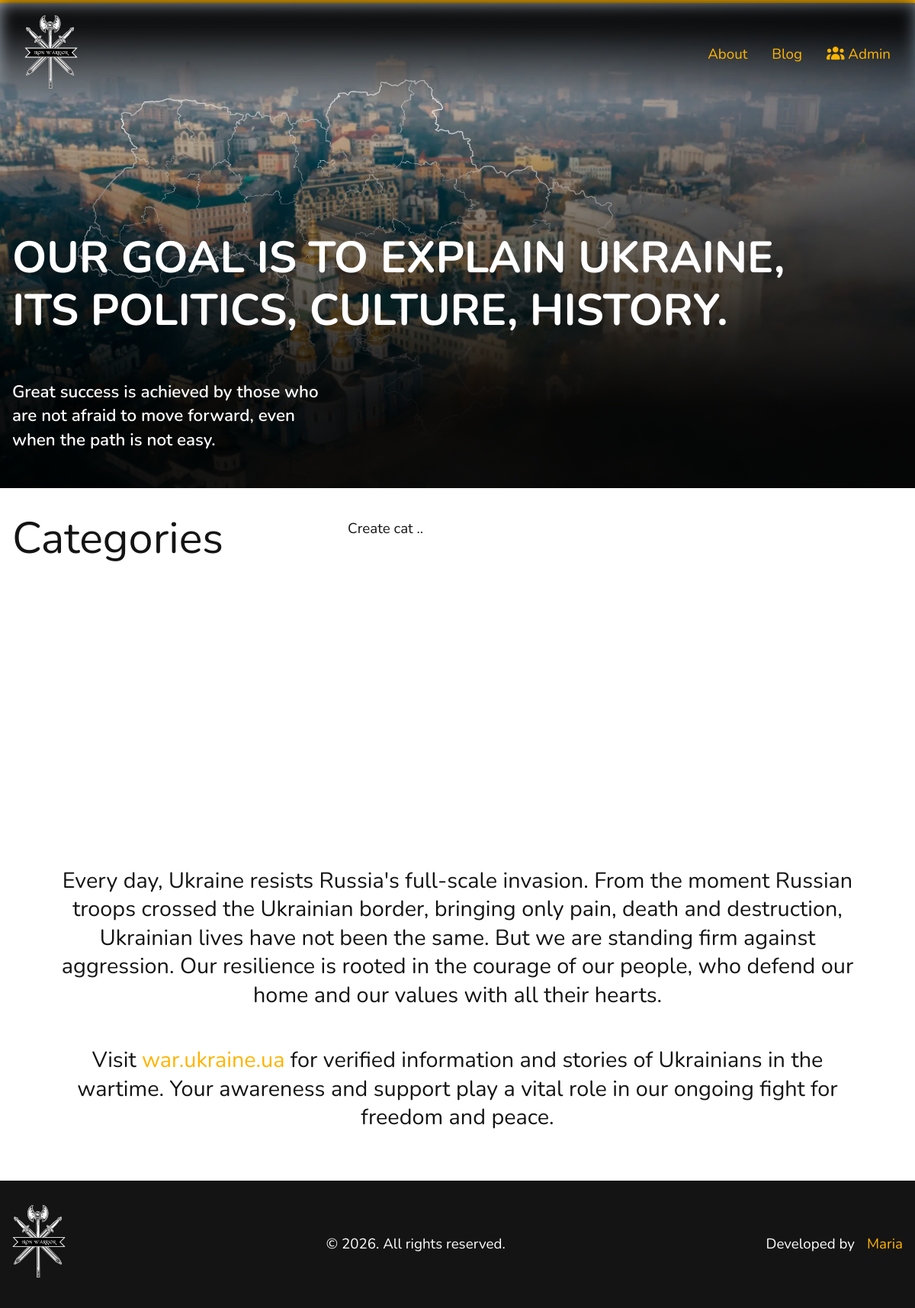
Before: / with the older database file.
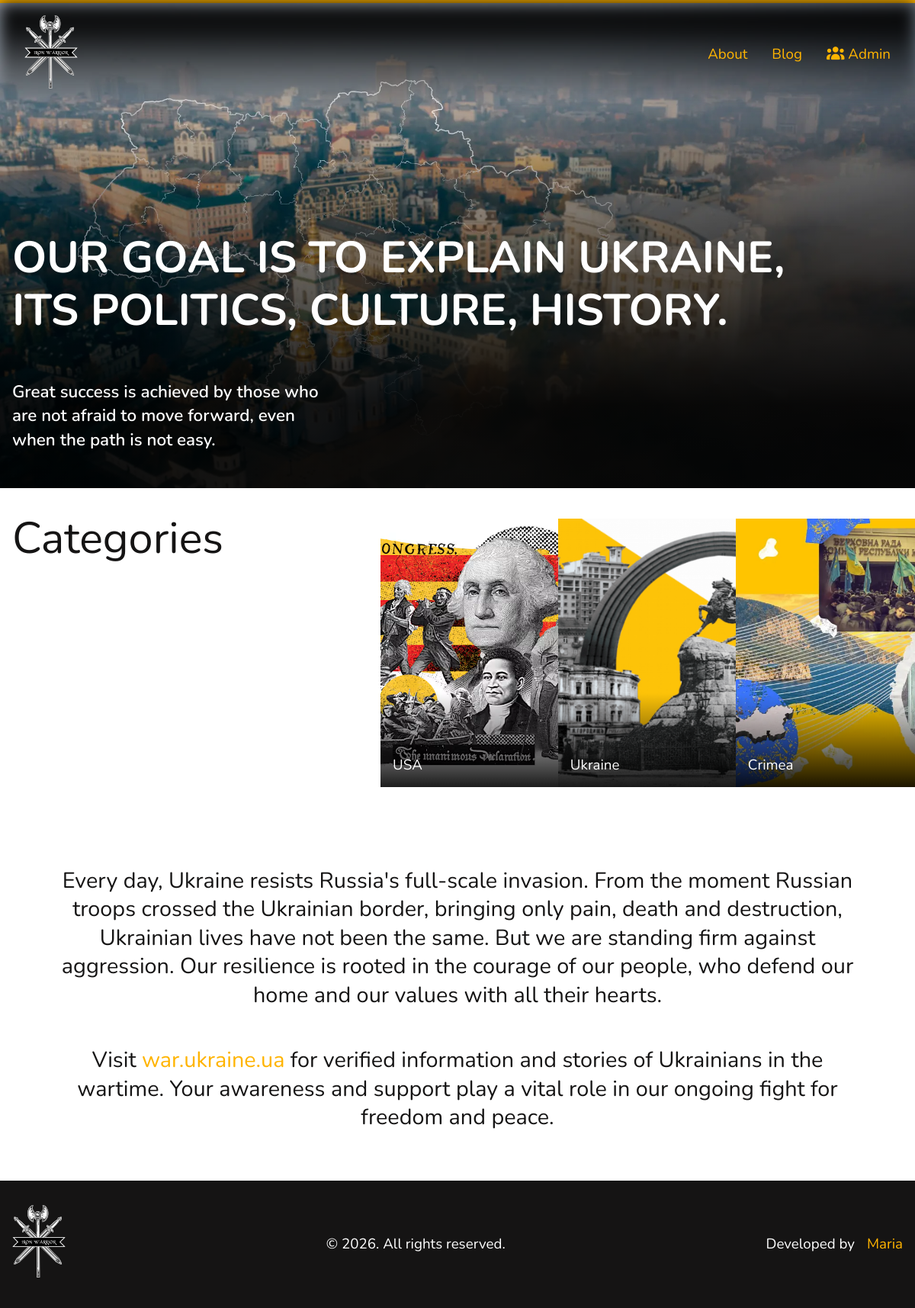
After: the same page with the newer database file.
### blog/models.py (models this page shows, shortened)
class Category(models.Model):
  title = models.CharField('Title', max_length=80)
  image = models.ImageField('Image', upload_to='images/categories', blank=True, null=True)
  description = models.TextField('Description', blank=True)
  class Meta:
    verbose_name = "Category"
    verbose_name_plural = "Categories"

### main/views.py (the view)
# urls.py: path('', views.index, name='home'),
def index(request):
  categories = Category.objects.all()
  return render(request, 'main/index.html', {'categories': categories})

### main/templates/main/index.html (shortened to what this page needs)
{% extends 'main/layout.html' %}
{% block content %}
<div class="hero dark-bg">
  <div class="container">
    <div class="hero__inner">
      <h2 class="hero-title h1">Our goal is to explain Ukraine, its politics, culture, history.</h2>
      <p class="hero-subtitle h5">Great success is achieved by those who are not afraid to move forward, even when the path is not easy.</p>
    </div>
  </div>
</div>
<div class="home-articles__slider">
  <div class="container">
    <div class="main-news">
      <h1>Categories</h1>
    </div>
  </div>
  <div class="main-news__list">
    {% if categories %}
      <div data-main-slider class="articles__slider swiper">
        <div class="swiper-wrapper">
          {% for cat in categories %}
            <div class="swiper-slide">
              <a href="{% url 'category' cat.id %}" class="article-slide__link">
                <div class="article-slide"{% if cat.image %} style="background-image: url('{{ cat.image.url }}');"{% endif %}>
                  <p>{{ cat.title }}</p>
                </div>
              </a>
            </div>
          {% endfor %}
        </div>
      </div>
    {% else %}
      <p>Create cat ..</p>
    {% endif %}
  </div>
</div>
<div class="container">
  <article class="home-content">
    <p class="h3">Every day, Ukraine resists Russia's full-scale invasion. From the moment Russian troops crossed the Ukrainian border, bringing only pain, death and destruction, Ukrainian lives have not been the same. But we are standing firm against aggression. Our resilience is rooted in the courage of our people, who defend our home and our values with all their hearts.</p>
    <p class="h3">Visit <a target="_blank" href="war.ukraine.ua">war.ukraine.ua</a> for verified information and stories of Ukrainians in the wartime. Your awareness and support play a vital role in our ongoing fight for freedom and peace.</p>
  </article>
</div>
{% endblock %}

### main/templates/main/layout.html (shortened to what this page needs)
{% load static %}
<!doctype html>
<html lang="en">
  <head>
    <link
      rel="stylesheet"
      href="https://cdnjs.cloudflare.com/ajax/libs/font-awesome/7.3.1/css/all.min.css"
    />
    <link rel="stylesheet" href="https://cdn.jsdelivr.net/npm/swiper@12/swiper-bundle.min.css" />
    <link rel="stylesheet" href="{% static 'main/css/style.css' %}" />
  </head>
  <body>
    <header>
      <nav class="container">
        <ul class="nav-list">
          <li>
            <a href="{% url 'home' %}" class="logo-link">
              <img src="{% static 'main/images/logo.svg' %}" />
            </a>
          </li>
          <li>
            <a href="{% url 'about' %}" class="">About</a>
          </li>
          <li>
            <a href="{% url 'blog' %}" class="">Blog</a>
          </li>
          <li>
            <i class="fa-solid fa-users"></i>
            <a href="{% url 'admin:index' %}" class="">Admin</a>
          </li>
        </ul>
      </nav>
    </header>
    <main>
      {% block content %}
      {% endblock %}
    </main>
    <footer class="dark-bg">
      <div class="container">
        <div class="footer-inner">
          <a href="{% url 'home' %}" class="logo-link">
            <img src="{% static 'main/images/logo.svg' %}" />
          </a>
          <p>&copy; {% now "Y" %}. All rights reserved.</p>
          <div class="footer-dev">
            <p>Developed by </p>
            <a href="https://github.com/Maria-ukr">Maria</a>
          </div>
        </div>
      </div>
    </footer>
  </body>
</html>

### main/static/main/css/variables.css (style rules this page uses)
:root { --primary-color: #151414; --accent: #ffb400; --black: #000; --white: #fff; --font-sans: "Nunito", sans-serif; --font-color: #ccd1bf; --red: #f73b48; --topgap-for-nav: 7rem; }

### main/static/main/css/main.css (style rules this page uses)
* { box-sizing: border-box; }
html { scroll-behavior: smooth; min-height: 100dvh; overflow-x: hidden!important; font-size: 18px; }
footer { margin-top: auto; }
img { width: 100%; height: 100%; }
h1, .h1 { font-size: clamp(3.6rem, 1.2vw + 1rem, 4rem); line-height: 1.2em; }
h2, .h2 { font-size: clamp(2rem, 1vw + 0.85rem, 2.6rem); line-height: 1.3em; }
h3, .h3 { font-size: clamp(1.8rem, 0.8vw + 0.7rem, 2.2rem); line-height: 1.3em; }
h5, .h5 { font-size: clamp(1.4rem, 0.4vw + 0.55rem, 1.5rem); line-height: 1.4em; }
.container { margin: 0 auto; padding: 3rem 2rem; max-width: 1400px; }
@media screen and (max-width: 1440px) { html { font-size: 16px; } }
@media screen and (max-width: 1440px) { .container { padding: 2rem 1rem; } }

### main/static/main/css/home.css (style rules this page uses)
.home-content { margin: 2rem auto; display: flex; flex-direction: column; justify-content: center; align-items: center; gap: 3rem; text-align: center; max-width: 67rem; }

Changed rows visible on the page:
added Category: image (picture), title "Crimea"
added Category: image (picture), title "USA"
added Category: image (picture), title "Ukraine"
Other visible differences:
text no longer shown: "Create cat .."
